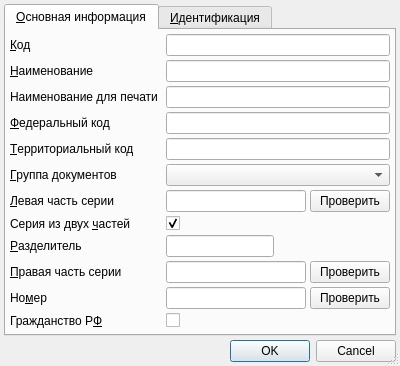
<?xml version="1.0" encoding="UTF-8"?>
<ui version="4.0">
 <class>ItemEditorDialog</class>
 <widget class="QDialog" name="ItemEditorDialog">
  <property name="geometry">
   <rect>
    <x>0</x>
    <y>0</y>
    <width>400</width>
    <height>353</height>
   </rect>
  </property>
  <property name="windowTitle">
   <string>ChangeMe!</string>
  </property>
  <property name="sizeGripEnabled">
   <bool>true</bool>
  </property>
  <layout class="QGridLayout" name="gridLayout_2">
   <property name="margin">
    <number>4</number>
   </property>
   <property name="spacing">
    <number>4</number>
   </property>
   <item row="2" column="0" colspan="2">
    <widget class="QTabWidget" name="tabWidget">
     <property name="currentIndex">
      <number>0</number>
     </property>
     <widget class="QWidget" name="tabMain">
      <attribute name="title">
       <string>&amp;Основная информация</string>
      </attribute>
      <layout class="QGridLayout" name="gridLayout">
       <property name="margin">
        <number>4</number>
       </property>
       <property name="spacing">
        <number>4</number>
       </property>
       <item row="1" column="2" colspan="2">
        <widget class="QLineEdit" name="edtName"/>
       </item>
       <item row="1" column="0">
        <widget class="QLabel" name="lblName">
         <property name="sizePolicy">
          <sizepolicy hsizetype="Maximum" vsizetype="Preferred">
           <horstretch>0</horstretch>
           <verstretch>0</verstretch>
          </sizepolicy>
         </property>
         <property name="text">
          <string>&amp;Наименование</string>
         </property>
         <property name="buddy">
          <cstring>edtName</cstring>
         </property>
        </widget>
       </item>
       <item row="0" column="2" colspan="2">
        <widget class="QLineEdit" name="edtCode"/>
       </item>
       <item row="12" column="2" colspan="2">
        <widget class="QCheckBox" name="chkCitizenship">
         <property name="text">
          <string/>
         </property>
        </widget>
       </item>
       <item row="12" column="0">
        <widget class="QLabel" name="lblCitizenship">
         <property name="text">
          <string>Гражданство Р&amp;Ф</string>
         </property>
         <property name="buddy">
          <cstring>chkCitizenship</cstring>
         </property>
        </widget>
       </item>
       <item row="6" column="0" colspan="2">
        <widget class="QLabel" name="lblLeftPartRegExp">
         <property name="text">
          <string>&amp;Левая часть серии</string>
         </property>
         <property name="buddy">
          <cstring>edtLeftPartRegExp</cstring>
         </property>
        </widget>
       </item>
       <item row="11" column="3">
        <widget class="QPushButton" name="btnTestNumber">
         <property name="sizePolicy">
          <sizepolicy hsizetype="Maximum" vsizetype="Ignored">
           <horstretch>0</horstretch>
           <verstretch>0</verstretch>
          </sizepolicy>
         </property>
         <property name="text">
          <string>Проверить</string>
         </property>
        </widget>
       </item>
       <item row="7" column="2">
        <widget class="QCheckBox" name="chkHasRightPart">
         <property name="sizePolicy">
          <sizepolicy hsizetype="Maximum" vsizetype="Fixed">
           <horstretch>0</horstretch>
           <verstretch>0</verstretch>
          </sizepolicy>
         </property>
         <property name="text">
          <string/>
         </property>
         <property name="checkable">
          <bool>true</bool>
         </property>
         <property name="checked">
          <bool>true</bool>
         </property>
        </widget>
       </item>
       <item row="5" column="2" colspan="2">
        <widget class="CRBComboBox" name="cmbGroup"/>
       </item>
       <item row="6" column="2">
        <widget class="QLineEdit" name="edtLeftPartRegExp">
         <property name="maxLength">
          <number>128</number>
         </property>
        </widget>
       </item>
       <item row="7" column="0">
        <widget class="QLabel" name="label">
         <property name="text">
          <string>Серия из двух &amp;частей</string>
         </property>
         <property name="buddy">
          <cstring>chkHasRightPart</cstring>
         </property>
        </widget>
       </item>
       <item row="3" column="2" colspan="2">
        <widget class="QLineEdit" name="edtFederalCode">
         <property name="enabled">
          <bool>true</bool>
         </property>
        </widget>
       </item>
       <item row="13" column="1" colspan="2">
        <spacer>
         <property name="orientation">
          <enum>Qt::Vertical</enum>
         </property>
         <property name="sizeHint" stdset="0">
          <size>
           <width>103</width>
           <height>16</height>
          </size>
         </property>
        </spacer>
       </item>
       <item row="9" column="2" colspan="2">
        <widget class="QLineEdit" name="edtPartSeparator">
         <property name="sizePolicy">
          <sizepolicy hsizetype="Maximum" vsizetype="Fixed">
           <horstretch>0</horstretch>
           <verstretch>0</verstretch>
          </sizepolicy>
         </property>
         <property name="maxLength">
          <number>1</number>
         </property>
        </widget>
       </item>
       <item row="10" column="3">
        <widget class="QPushButton" name="btnTestRightPart">
         <property name="sizePolicy">
          <sizepolicy hsizetype="Maximum" vsizetype="Ignored">
           <horstretch>0</horstretch>
           <verstretch>0</verstretch>
          </sizepolicy>
         </property>
         <property name="text">
          <string>Проверить</string>
         </property>
        </widget>
       </item>
       <item row="10" column="0">
        <widget class="QLabel" name="lblRightPartRegExp">
         <property name="text">
          <string>&amp;Правая часть серии</string>
         </property>
         <property name="buddy">
          <cstring>edtRightPartRegExp</cstring>
         </property>
        </widget>
       </item>
       <item row="4" column="0" colspan="2">
        <widget class="QLabel" name="lblRegionalCode">
         <property name="enabled">
          <bool>true</bool>
         </property>
         <property name="sizePolicy">
          <sizepolicy hsizetype="Maximum" vsizetype="Preferred">
           <horstretch>0</horstretch>
           <verstretch>0</verstretch>
          </sizepolicy>
         </property>
         <property name="text">
          <string>&amp;Территориальный код</string>
         </property>
         <property name="buddy">
          <cstring>edtRegionalCode</cstring>
         </property>
        </widget>
       </item>
       <item row="9" column="0" colspan="2">
        <widget class="QLabel" name="lblPartSeparator">
         <property name="sizePolicy">
          <sizepolicy hsizetype="Maximum" vsizetype="Preferred">
           <horstretch>0</horstretch>
           <verstretch>0</verstretch>
          </sizepolicy>
         </property>
         <property name="text">
          <string>&amp;Разделитель</string>
         </property>
         <property name="buddy">
          <cstring>edtPartSeparator</cstring>
         </property>
        </widget>
       </item>
       <item row="6" column="3">
        <widget class="QPushButton" name="btnTestLeftPart">
         <property name="sizePolicy">
          <sizepolicy hsizetype="Maximum" vsizetype="Ignored">
           <horstretch>0</horstretch>
           <verstretch>0</verstretch>
          </sizepolicy>
         </property>
         <property name="text">
          <string>Проверить</string>
         </property>
        </widget>
       </item>
       <item row="10" column="2">
        <widget class="QLineEdit" name="edtRightPartRegExp">
         <property name="maxLength">
          <number>128</number>
         </property>
        </widget>
       </item>
       <item row="11" column="2">
        <widget class="QLineEdit" name="edtNumberRegExp">
         <property name="maxLength">
          <number>128</number>
         </property>
        </widget>
       </item>
       <item row="5" column="0" colspan="2">
        <widget class="QLabel" name="lblFinance">
         <property name="sizePolicy">
          <sizepolicy hsizetype="Maximum" vsizetype="Preferred">
           <horstretch>0</horstretch>
           <verstretch>0</verstretch>
          </sizepolicy>
         </property>
         <property name="text">
          <string>&amp;Группа документов</string>
         </property>
         <property name="buddy">
          <cstring>cmbGroup</cstring>
         </property>
        </widget>
       </item>
       <item row="4" column="2" colspan="2">
        <widget class="QLineEdit" name="edtRegionalCode">
         <property name="enabled">
          <bool>true</bool>
         </property>
        </widget>
       </item>
       <item row="11" column="0">
        <widget class="QLabel" name="lblNumberRegExp">
         <property name="sizePolicy">
          <sizepolicy hsizetype="Maximum" vsizetype="Preferred">
           <horstretch>0</horstretch>
           <verstretch>0</verstretch>
          </sizepolicy>
         </property>
         <property name="text">
          <string>Но&amp;мер</string>
         </property>
         <property name="buddy">
          <cstring>edtNumberRegExp</cstring>
         </property>
        </widget>
       </item>
       <item row="3" column="0" colspan="2">
        <widget class="QLabel" name="lblFederalCode">
         <property name="enabled">
          <bool>true</bool>
         </property>
         <property name="sizePolicy">
          <sizepolicy hsizetype="Maximum" vsizetype="Preferred">
           <horstretch>0</horstretch>
           <verstretch>0</verstretch>
          </sizepolicy>
         </property>
         <property name="text">
          <string>&amp;Федеральный код</string>
         </property>
         <property name="buddy">
          <cstring>edtFederalCode</cstring>
         </property>
        </widget>
       </item>
       <item row="0" column="0">
        <widget class="QLabel" name="lblCode">
         <property name="sizePolicy">
          <sizepolicy hsizetype="Maximum" vsizetype="Preferred">
           <horstretch>0</horstretch>
           <verstretch>0</verstretch>
          </sizepolicy>
         </property>
         <property name="text">
          <string>&amp;Код</string>
         </property>
         <property name="buddy">
          <cstring>edtCode</cstring>
         </property>
        </widget>
       </item>
       <item row="2" column="0">
        <widget class="QLabel" name="lblTitle">
         <property name="sizePolicy">
          <sizepolicy hsizetype="Maximum" vsizetype="Preferred">
           <horstretch>0</horstretch>
           <verstretch>0</verstretch>
          </sizepolicy>
         </property>
         <property name="text">
          <string>Наименование для печати</string>
         </property>
         <property name="buddy">
          <cstring>edtTitle</cstring>
         </property>
        </widget>
       </item>
       <item row="2" column="2" colspan="2">
        <widget class="QLineEdit" name="edtTitle"/>
       </item>
      </layout>
     </widget>
     <widget class="QWidget" name="tabIdentification">
      <attribute name="title">
       <string>&amp;Идентификация</string>
      </attribute>
      <layout class="QGridLayout" name="gridLayout_3">
       <property name="margin">
        <number>4</number>
       </property>
       <property name="spacing">
        <number>4</number>
       </property>
       <item row="0" column="0">
        <widget class="CInDocTableView" name="tblIdentification"/>
       </item>
      </layout>
     </widget>
    </widget>
   </item>
   <item row="3" column="0" colspan="2">
    <widget class="QDialogButtonBox" name="buttonBox">
     <property name="standardButtons">
      <set>QDialogButtonBox::Cancel|QDialogButtonBox::Ok</set>
     </property>
    </widget>
   </item>
  </layout>
 </widget>
 <customwidgets>
  <customwidget>
   <class>CRBComboBox</class>
   <extends>QComboBox</extends>
   <header>library/crbcombobox.h</header>
  </customwidget>
  <customwidget>
   <class>CInDocTableView</class>
   <extends>QTableView</extends>
   <header>library/InDocTable.h</header>
  </customwidget>
 </customwidgets>
 <tabstops>
  <tabstop>tabWidget</tabstop>
  <tabstop>edtCode</tabstop>
  <tabstop>edtName</tabstop>
  <tabstop>edtFederalCode</tabstop>
  <tabstop>edtRegionalCode</tabstop>
  <tabstop>cmbGroup</tabstop>
  <tabstop>edtLeftPartRegExp</tabstop>
  <tabstop>btnTestLeftPart</tabstop>
  <tabstop>chkHasRightPart</tabstop>
  <tabstop>edtPartSeparator</tabstop>
  <tabstop>edtRightPartRegExp</tabstop>
  <tabstop>btnTestRightPart</tabstop>
  <tabstop>edtNumberRegExp</tabstop>
  <tabstop>btnTestNumber</tabstop>
  <tabstop>chkCitizenship</tabstop>
  <tabstop>tblIdentification</tabstop>
  <tabstop>buttonBox</tabstop>
 </tabstops>
 <resources/>
 <connections>
  <connection>
   <sender>buttonBox</sender>
   <signal>accepted()</signal>
   <receiver>ItemEditorDialog</receiver>
   <slot>accept()</slot>
   <hints>
    <hint type="sourcelabel">
     <x>183</x>
     <y>348</y>
    </hint>
    <hint type="destinationlabel">
     <x>171</x>
     <y>97</y>
    </hint>
   </hints>
  </connection>
  <connection>
   <sender>buttonBox</sender>
   <signal>rejected()</signal>
   <receiver>ItemEditorDialog</receiver>
   <slot>reject()</slot>
   <hints>
    <hint type="sourcelabel">
     <x>183</x>
     <y>348</y>
    </hint>
    <hint type="destinationlabel">
     <x>171</x>
     <y>97</y>
    </hint>
   </hints>
  </connection>
  <connection>
   <sender>chkHasRightPart</sender>
   <signal>toggled(bool)</signal>
   <receiver>edtRightPartRegExp</receiver>
   <slot>setEnabled(bool)</slot>
   <hints>
    <hint type="sourcelabel">
     <x>158</x>
     <y>206</y>
    </hint>
    <hint type="destinationlabel">
     <x>262</x>
     <y>258</y>
    </hint>
   </hints>
  </connection>
  <connection>
   <sender>chkHasRightPart</sender>
   <signal>toggled(bool)</signal>
   <receiver>btnTestRightPart</receiver>
   <slot>setEnabled(bool)</slot>
   <hints>
    <hint type="sourcelabel">
     <x>143</x>
     <y>206</y>
    </hint>
    <hint type="destinationlabel">
     <x>320</x>
     <y>238</y>
    </hint>
   </hints>
  </connection>
  <connection>
   <sender>chkHasRightPart</sender>
   <signal>toggled(bool)</signal>
   <receiver>lblPartSeparator</receiver>
   <slot>setEnabled(bool)</slot>
   <hints>
    <hint type="sourcelabel">
     <x>138</x>
     <y>206</y>
    </hint>
    <hint type="destinationlabel">
     <x>51</x>
     <y>232</y>
    </hint>
   </hints>
  </connection>
  <connection>
   <sender>chkHasRightPart</sender>
   <signal>toggled(bool)</signal>
   <receiver>edtPartSeparator</receiver>
   <slot>setEnabled(bool)</slot>
   <hints>
    <hint type="sourcelabel">
     <x>138</x>
     <y>206</y>
    </hint>
    <hint type="destinationlabel">
     <x>168</x>
     <y>213</y>
    </hint>
   </hints>
  </connection>
  <connection>
   <sender>chkHasRightPart</sender>
   <signal>toggled(bool)</signal>
   <receiver>lblRightPartRegExp</receiver>
   <slot>setEnabled(bool)</slot>
   <hints>
    <hint type="sourcelabel">
     <x>138</x>
     <y>206</y>
    </hint>
    <hint type="destinationlabel">
     <x>34</x>
     <y>258</y>
    </hint>
   </hints>
  </connection>
 </connections>
</ui>
